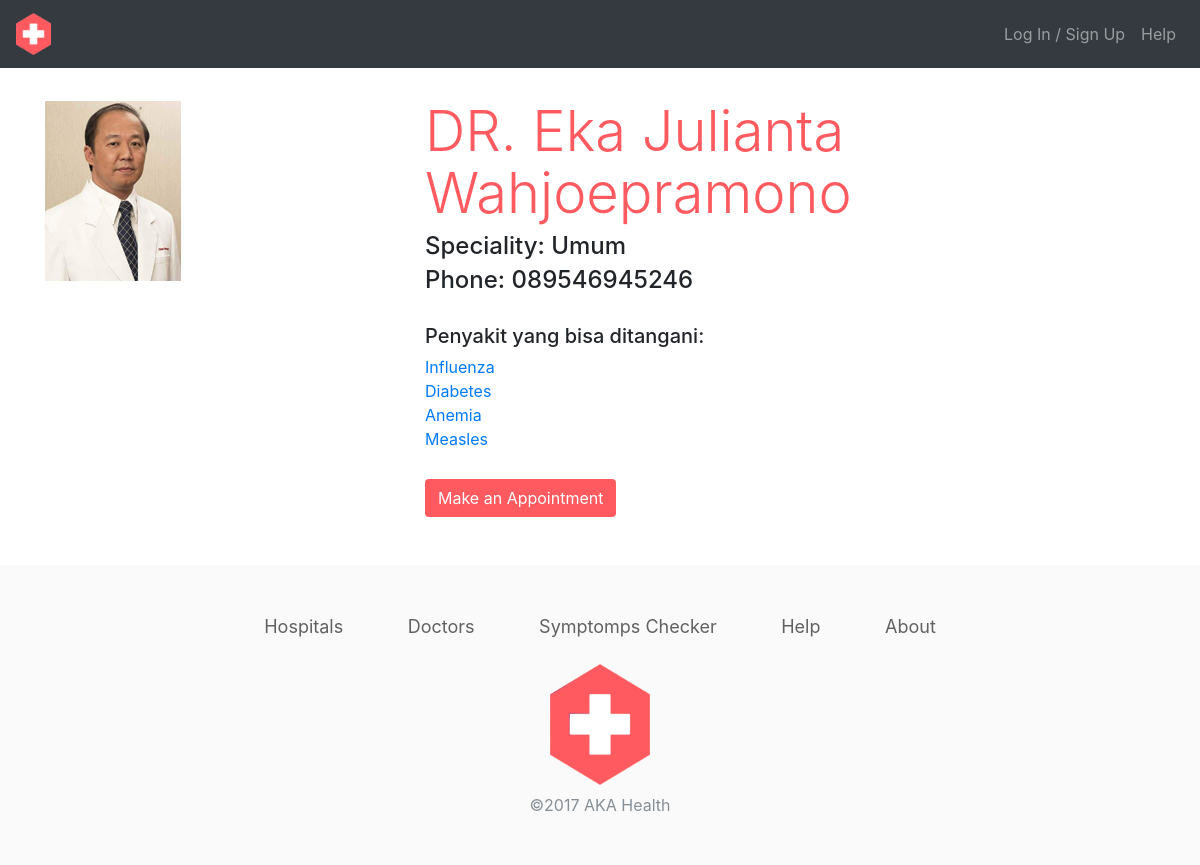
The app's page /doctor/detail_doctor.php?id=101, older data.
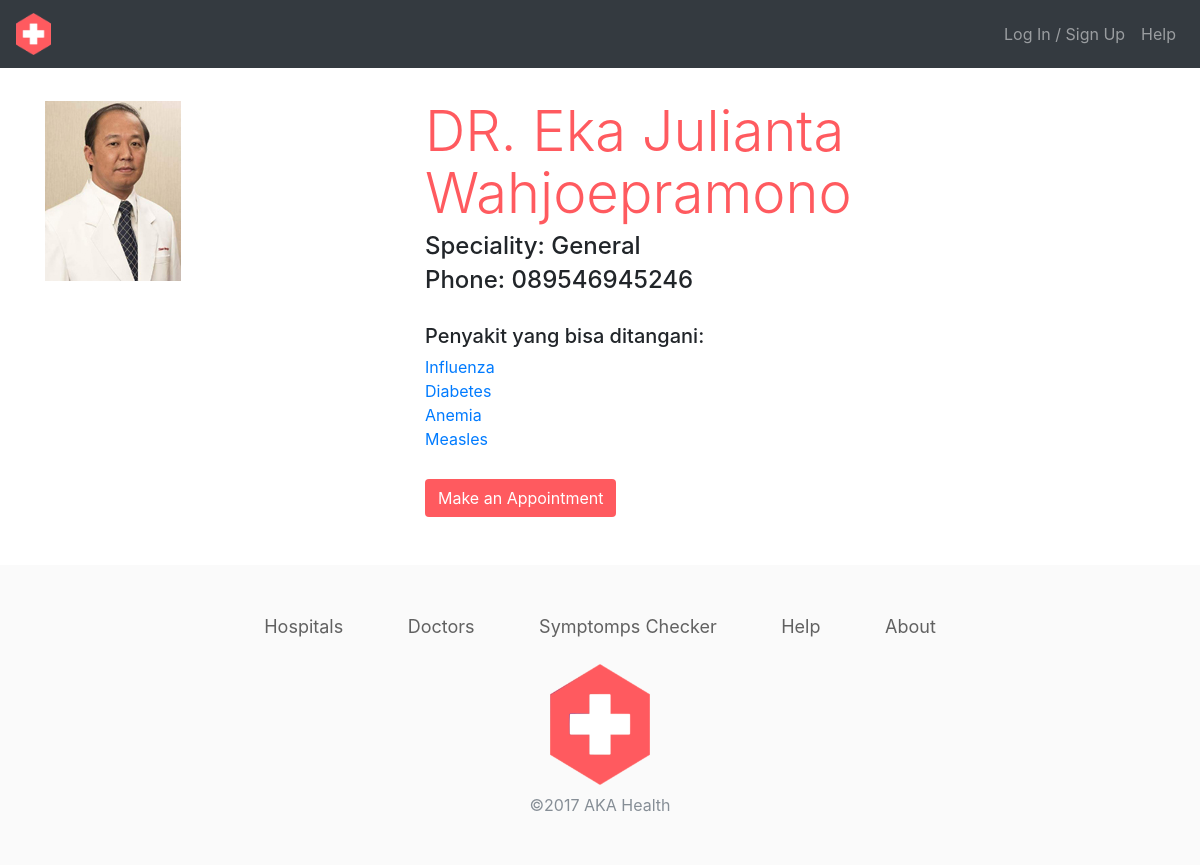
The same page, newer data.
### tables this page shows
CREATE TABLE `dokter` (
  `id_dok` int(11) NOT NULL,
  `id_rs` int(5) NOT NULL,
  `nama_dok` varchar(50) NOT NULL,
  `keahlian` text NOT NULL,
  `no_telp` varchar(13) NOT NULL,
  `gambar` varchar(30) NOT NULL
);

### doctor/detail_doctor.php (the view, shortened to what this page needs)
<?php
include "../config.php";
$id = $_GET['id'];
$query = "select * from dokter where id_dok = $id";
$result = mysqli_query($db, $query);
$row = mysqli_fetch_array($result);
$query2 = "SELECT penyakit.* FROM penyakit
JOIN dokter_penyakit ON penyakit.`id_penyakit` = dokter_penyakit.`id_penyakit`
JOIN dokter ON dokter.`id_dok` = dokter_penyakit.`id_dok`
WHERE dokter.`id_dok` = $id";
$penyakit = mysqli_query($db, $query2);
?>
<!DOCTYPE html>
<html>
<head>
    <link rel="stylesheet" href="../assets/css/bootstrap.min.css">
    <link rel="stylesheet" href="../assets/css/style.css">
</head>
<body>
<nav class="navbar navbar-expand-lg navbar-dark bg-dark">
    <a class="navbar-brand" href="../index.php">
        <img src="../assets/img/logohospital.png" alt="logo aka hospital"
             width="35">
    </a>
    <div class="collapse navbar-collapse" id="navbarSupportedContent">
        <ul class="navbar-nav ml-auto">
            <?php if (array_key_exists('login_user', $_SESSION)) { ?>
                <li class="nav-item dropdown">
                    <a class="nav-link dropdown-toggle" href="#" id="navbarDropdown" role="button" data-toggle="dropdown"
                       aria-haspopup="true" aria-expanded="false">
                        <?php echo $_SESSION['login_user']['nama'] ?>
                    </a>
                    <div class="dropdown-menu dropdown-menu-right" aria-labelledby="navbarDropdown">
                        <a class="dropdown-item" href="#">Profile</a>
                        <div class="dropdown-divider"></div>
                        <a class="dropdown-item" href="../logout.php">Log Out</a>
                    </div>
                </li>
            <?php } else { ?>
                <li class="nav-item">
                    <a class="nav-link" href="../login.php">Log In / Sign Up</a>
                </li>
                <li class="nav-item">
                    <a class="nav-link" href="../about.php">Help</a>
                </li>
            <?php } ?>
        </ul>
    </div>
</nav>
<div class="app pt-3">
    <div class="container">
        <div class="row">
            <div class="col-12">
            </div>
        </div>
        <div class="row mt-3">
            <div class="col-4">
                <img src="../assets/img/<?php echo $row['gambar'] ?>" class="img-fluid">
            </div>
            <div class="col-8">
                <h1 class="title display-4"><?php echo $row['nama_dok'] ?></h1>
                <h4>Speciality: <?php echo $row['keahlian'] ?></h4>
                <h4>Phone: <?php echo $row['no_telp'] ?></h4>
                <br>
                <h5>Penyakit yang bisa ditangani: </h5>
                <?php while ($baris = mysqli_fetch_assoc($penyakit)) { ?>
                    <a href="../symptoms/detail_disease.php?disease=<?php echo $baris['nama_penyakit'] ?>"><?php echo $baris['nama_penyakit'] ?></a>
                    <br>
                <?php } ?>
                <br>
                <a href="../appointment/make.php?id=<?php echo $baris['id_dok'] ?>" class="btn btn-aka mt-1 btn-fluid">Make an Appointment</a>
            </div>
        </div>
    </div>
</div>
<div class="footer">
    <div class="container">
        <div class="row">
            <div class="col">
                <div class="text-center">
                    <a href="#" class="aka">Hospitals</a>
                    <a href="#" class="aka">Doctors</a>
                    <a href="#" class="aka">Symptomps Checker</a>
                    <a href="#" class="aka">Help</a>
                    <a href="#" class="aka">About</a>
                </div>
            </div>
        </div>
        <div class="row">
            <div class="col">
                <img src="../assets/img/logohospital.png" alt="logo aka hospital"
                     width="100" class="mt-4">
                <p class="text-secondary text-center mt-2">&copy;2017 AKA Health</p>
            </div>
        </div>
    </div>
</div>
</body>
</html>

Row changes from the older to the newer data that the page shows:
changed dokter "DR. Eka Julianta Wahjoepramono": keahlian "Umum" → "General"
